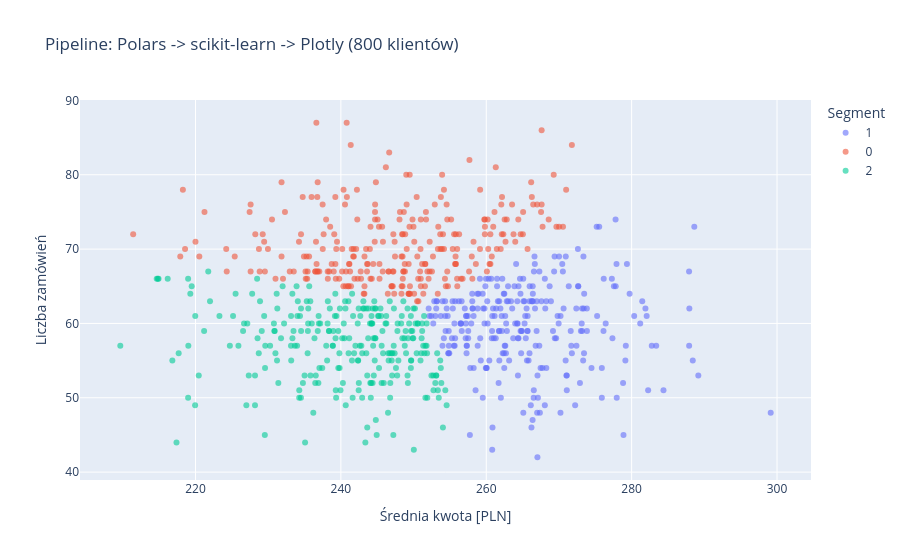

The notebook cell this image was saved under:
### Code cell
# 2) SCIKIT-LEARN — segmentacja klientów (most Polars -> Pandas dla sklearn)
profil_pd = profil.to_pandas()
X = StandardScaler().fit_transform(profil_pd[['liczba_zamowien', 'srednia_kwota']])
# fit_predict = fit + odczyt etykiet w jednym kroku (skrót tego z sekcji 2.2)
profil_pd['segment'] = KMeans(n_clusters=3, random_state=42, n_init=10).fit_predict(X)
profil_pd['segment'] = profil_pd['segment'].astype(str)

# 3) PLOTLY — interaktywna wizualizacja segmentów
fig_final = px.scatter(
    profil_pd, x='srednia_kwota', y='liczba_zamowien', color='segment',
    title='Pipeline: Polars -> scikit-learn -> Plotly (800 klientów)',
    labels={'srednia_kwota': 'Średnia kwota [PLN]', 'liczba_zamowien': 'Liczba zamówień',
            'segment': 'Segment'},
    opacity=0.6,
)
fig_final.show()

### Figure 1 — Plotly figure (JSON) as saved in the notebook; plotly's stock layout.template omitted (floating-point values rounded to 4 significant figures; data arrays with more than 128 entries replaced by an {"elided": "..."} marker saying what was removed)
{"data": [{"hovertemplate": "Segment=1<br>Średnia kwota [PLN]=%{x}<br>Liczba zamówień=%{y}<extra></extra>", "legendgroup": "1", "marker": {"color": "#636efa", "opacity": 0.6, "symbol": "circle"}, "mode": "markers", "name": "1", "orientation": "h", "showlegend": true, "type": "scatter", "x": {"elided": "265 float values"}, "xaxis": "x", "y": {"elided": "265 int values"}, "yaxis": "y"}, {"hovertemplate": "Segment=0<br>Średnia kwota [PLN]=%{x}<br>Liczba zamówień=%{y}<extra></extra>", "legendgroup": "0", "marker": {"color": "#EF553B", "opacity": 0.6, "symbol": "circle"}, "mode": "markers", "name": "0", "orientation": "h", "showlegend": true, "type": "scatter", "x": {"elided": "272 float values"}, "xaxis": "x", "y": {"elided": "272 int values"}, "yaxis": "y"}, {"hovertemplate": "Segment=2<br>Średnia kwota [PLN]=%{x}<br>Liczba zamówień=%{y}<extra></extra>", "legendgroup": "2", "marker": {"color": "#00cc96", "opacity": 0.6, "symbol": "circle"}, "mode": "markers", "name": "2", "orientation": "h", "showlegend": true, "type": "scatter", "x": {"elided": "263 float values"}, "xaxis": "x", "y": {"elided": "263 int values"}, "yaxis": "y"}], "layout": {"legend": {"title": {"text": "Segment"}, "tracegroupgap": 0}, "title": {"text": "Pipeline: Polars -> scikit-learn -> Plotly (800 klientów)"}, "xaxis": {"anchor": "y", "domain": [0.0, 1.0], "title": {"text": "Średnia kwota [PLN]"}}, "yaxis": {"anchor": "x", "domain": [0.0, 1.0], "title": {"text": "Liczba zamówień"}}}}
